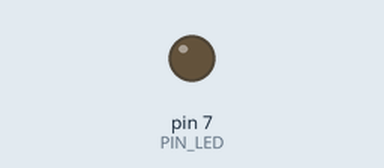
Simulated run of this sketch. Board: Arduino Uno, built with avr-gcc and run on an emulated ATmega328P. Parts: output pins drawn as LEDs (lit = HIGH). Dashed ring = blinking. At 12.0 s the program stops and its outputs stay as they are.

Above: at 0.5 s.
At 1.75 s:
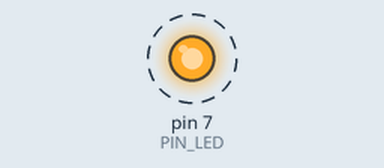
Timing chart, 0 to 3.0 s (numbered marks = the images above):
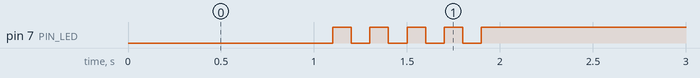

The sketch:

yet_another_led.ino
```cpp
#define PIN_LED 7

void setup() {
  pinMode(PIN_LED, OUTPUT);
  Serial.begin(9600);
  digitalWrite(PIN_LED, 0);
}

void loop() {
  delay(1000);
  for (int i = 0; i < 10; i++) {
    digitalWrite(PIN_LED, i % 2);
    delay(100);
  }
  while (1) {
    delay(5000);
  }
}
```

Measured:
- by itself, pin 7 (PIN_LED): alternates HIGH for 0.10 s and LOW for 0.10 s, 9 changes in all, then stays HIGH
